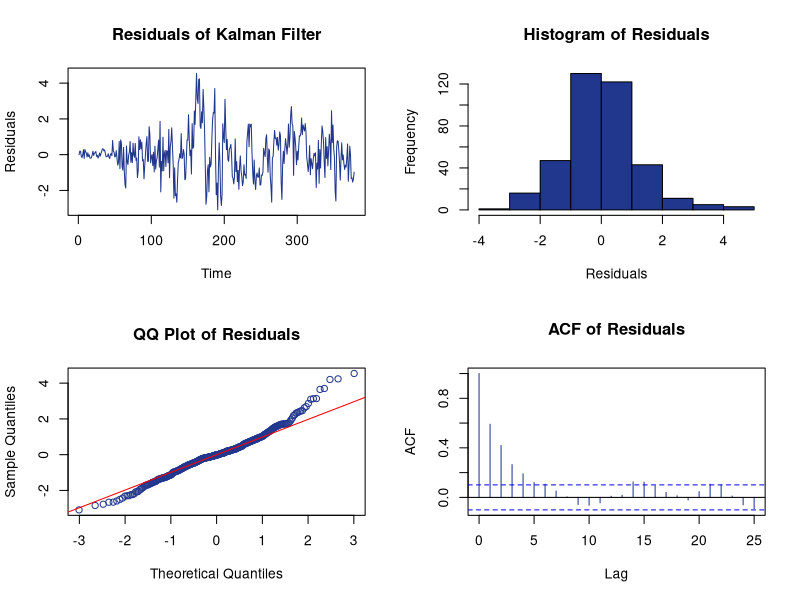

Reproduce this figure in R.
setwd(dirname(dirname(rstudioapi::getActiveDocumentContext()$path)));getwd() # automatically sets WD to repo-base
set.seed(69)

# Load data from CSV files
X1 <- read.csv('data/rain1.csv')
X2 <- read.csv('data/rain2.csv')
X3 <- read.csv('data/rain3.csv')
X4 <- read.csv('data/rain4.csv')

for (data in list(X1)) {
  K_states <- 4
  N <- length(data$minutes) # dependent on what experiment we use

  B <- matrix(c(1,0,0,0),nrow=K_states) # column
  C <- matrix(c(0,0,0,1),nrow=1) # row 

  # Initialize the SigmaX
  SigmaX <- diag(K_states)*1000

  negloglik <- function(prm) {
    a <- prm[1]
    sigma1 <- prm[2]
    sigma2 <- prm[3]
    
    # System matrices based on parameters
    A <- matrix(c(1-a, 0, 0, 0,
                  a, 1-a, 0, 0,
                  0, a, 1-a, 0,
                  0, 0, a, 0.98), nrow=K_states, byrow=TRUE)
    Sigma1 <- diag(rep(sigma1, K_states))
    Sigma2 <- matrix(sigma2, nrow=1, ncol=1)
    
    # Initialize state and likelihood
    X <- matrix(0, nrow=K_states, ncol=N)
    X0 <- matrix(0, nrow=K_states, ncol=1)
    X[,1] <- X0
    lik <- numeric(N)
    Y_residuals <- numeric(N)
    
    i <- 1
    # Kalman filter loop
    while (i < N) {
      # Prediction step
      X_pred <- A %*% X[,i] + B %*% data$u[i] + chol(Sigma1) %*% rnorm(K_states, 0, 1)
      SigmaX <- A %*% SigmaX %*% t(A) + Sigma1
      SigmaY <- C %*% SigmaX %*% t(C) + Sigma2
      
      i <- i + 1
      # Likelihood
      lik[i] <- dnorm(data$y[i], mean = C %*% X_pred, sd = sqrt(SigmaY), log = TRUE)

      # Update step
      innov <- data$y[i] - C %*% X_pred
      SigmaY <- C %*% SigmaX %*% t(C) + Sigma2
      K <- SigmaX %*% t(C) %*% solve(SigmaY)
      X[,i] <- X_pred + K %*% innov
      SigmaX <- SigmaX - K %*% C %*% SigmaX

      Y_residuals[i] <- innov
    }
  
    # Negative log-likelihood
    return(Y_residuals)
  }

  # 2
  # 0.03942545 0.04444793 1.541325
  
    params <- list(a = 0.03942545, sigma1 = 0.04444793, sigma2 = 1.541325)
    Y_residuals <- negloglik(c(params$a, params$sigma1, params$sigma2))
}

# Plot of residuals
par(mfrow = c(2,2))
plot(Y_residuals, type = 'l', col = '#21378e', xlab = 'Time', ylab = 'Residuals', main = 'Residuals of Kalman Filter')
hist(Y_residuals, col = '#21378e', xlab = 'Residuals', main = 'Histogram of Residuals')
# QQ plot
qqnorm(Y_residuals, col = '#21378e', xlab = 'Theoretical Quantiles', ylab = 'Sample Quantiles', main = 'QQ Plot of Residuals')
qqline(Y_residuals, col = 'red')

# ACF plot
acf(Y_residuals, col = '#21378e', xlab = 'Lag', ylab = 'ACF', main = 'ACF of Residuals')
